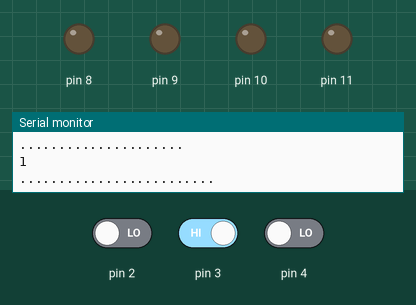
A sketch run on a simulated Arduino Uno, built with avr-gcc and run on an emulated ATmega328P. Shown: output pins drawn as LEDs (lit = HIGH), the last lines printed to the serial monitor. The test bench sets the inputs (shaded band); at power-on: pin 2 LOW, pin 4 LOW, pin 3 HIGH.

Above: at 1.2 s.
1.3 s: pin 2 driven HIGH
At 2.3 s:
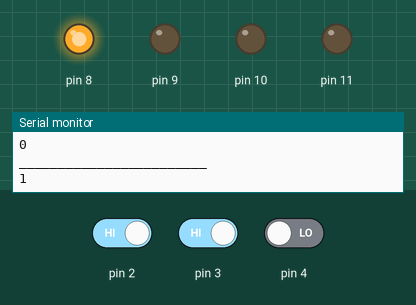
2.8 s: pin 4 driven HIGH
At 3.5 s:
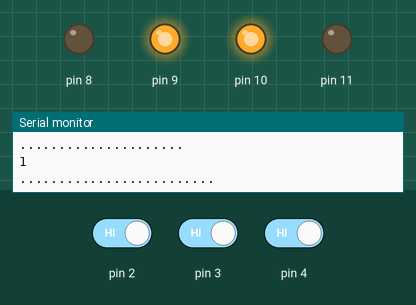
4.3 s: pin 3 driven LOW
At 4.8 s:
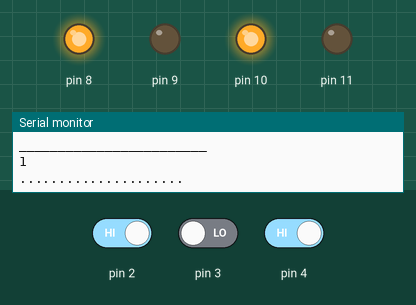
5.8 s: pin 2 driven LOW
At 7.2 s:
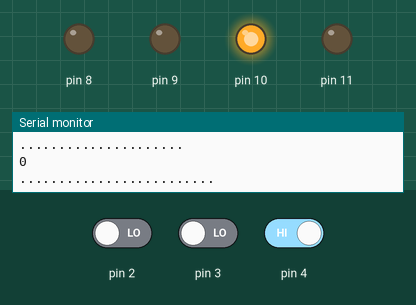
Timing chart, 0 to 8.3 s (numbered marks = the images above; inputs shaded):
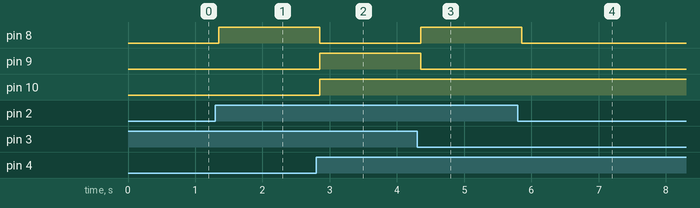

Measured:
- after the input at 1.3 s, pin 8: LOW → HIGH after 0.05 s
- after the input at 2.8 s, pin 8: HIGH → LOW after 0.05 s; pin 9, pin 10: LOW → HIGH after 0.05 s
- after the input at 4.3 s, pin 8: LOW → HIGH after 0.05 s; pin 9: HIGH → LOW after 0.05 s
- after the input at 5.8 s, pin 8: HIGH → LOW after 0.06 s

The sketch:

linetracer_1.ino
```cpp
int left;
int right;
int center;


void setup()
{
  pinMode (8, OUTPUT);
  pinMode (9, OUTPUT);
  pinMode (10, OUTPUT);
  pinMode (11, OUTPUT);
  pinMode (2, INPUT);
  pinMode (3, INPUT);
  pinMode (4, INPUT);
  digitalWrite(8,LOW);
  digitalWrite(9,LOW);
  digitalWrite(10,LOW);
  digitalWrite(11,LOW);
  Serial.begin(9600);
}

void loop()

{
  left = digitalRead(2);
  center = digitalRead(3);
  right = digitalRead(4);

  if ((left == HIGH) && (right == HIGH) && (center == LOW))
  {
    digitalWrite(8, HIGH);
    digitalWrite(9, LOW);
    digitalWrite(10, HIGH);
    digitalWrite(11, LOW);
  }
  else if (((left == LOW) && (center == HIGH)) && (right == HIGH))
  {
    digitalWrite(10, HIGH);
    digitalWrite(11, LOW);
    digitalWrite(8, LOW);
    digitalWrite(9, LOW);
  }
  else if (((left == HIGH) && (center == HIGH)) && (right == LOW))
  {
    digitalWrite(8, HIGH);
    digitalWrite(9, LOW);
    digitalWrite(10, LOW);
    digitalWrite(11, LOW);
  }
  else if (((left == LOW) && (center == LOW)) && (right == HIGH))
  {
    digitalWrite(10, HIGH);
    digitalWrite(11, LOW);
    digitalWrite(8, LOW);
    digitalWrite(9, LOW);
  }
  else if (((left == HIGH) && (center == LOW)) && (right == LOW))
  {
    digitalWrite(8, HIGH);
    digitalWrite(9, LOW);
    digitalWrite(10, LOW);
    digitalWrite(11, LOW);
  }
  else if ((left == center) && (center == right) && (right == HIGH))
  {
    digitalWrite(10, HIGH);
    digitalWrite(9, HIGH);
    digitalWrite(8, LOW);
    digitalWrite(11, LOW);
  }
  else if ((left == center) && (center == right) && (right == LOW))
  {
    digitalWrite(10, HIGH);
    digitalWrite(9, LOW);
    digitalWrite(11, LOW);
    digitalWrite(8, LOW);
  }
  Serial.println(left);
  Serial.println(".....................");
  Serial.println(center);
  Serial.println(".........................");
  Serial.println(right);
  Serial.println("________________________");
}
```
